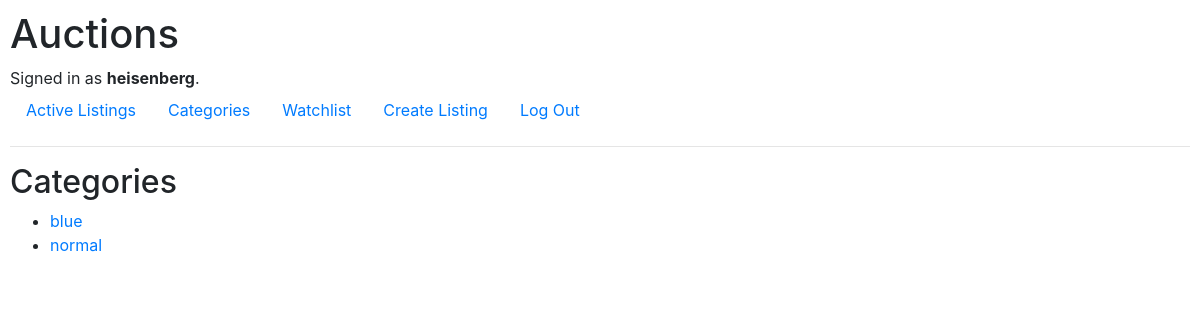
The page /categories (signed in) on the database its author committed.
### auctions/models.py (models this page shows)
class User(AbstractUser):
    pass

class Category(models.Model):
    categoryName = models.CharField(max_length=30)
    def __str__(self):
        return self.categoryName
    class Meta:
        verbose_name_plural = 'Categories'

### auctions/views.py (the view)
# urls.py: path("categories", views.view_categories, name="categories"),
def view_categories(request):
    return render(request, "auctions/categories.html", {
        "category": all_categories
    })

### auctions/templates/auctions/categories.html
{% extends "auctions/layout.html" %}
{% block body %}
    <h2>Categories</h2>
    <ul>
        {% for cat in category %}
            <li>
                <a href="{% url 'category' title=cat %}">{{ cat }}</a>
            </li>
        {% endfor %}
    </ul>
{% endblock %}

### auctions/templates/auctions/layout.html (shortened to what this page needs)
{% load static %}
<!DOCTYPE html>
<html lang="en">
    <head>
        <link rel="stylesheet" href="https://stackpath.bootstrapcdn.com/bootstrap/4.4.1/css/bootstrap.min.css">
        <link href="{% static 'auctions/styles.css' %}" rel="stylesheet">
    </head>
    <body>
        <h1>Auctions</h1>
        <div>
            {% if user.is_authenticated %}
                Signed in as <strong>{{ user.username }}</strong>.
            {% else %}
                Not signed in.
            {% endif %}
        </div>
        <ul class="nav">
            <li class="nav-item">
                <a class="nav-link" href="{% url 'index' %}">Active Listings</a>
            </li>
            <li class="nav-item">
                <a class="nav-link" href="{% url 'categories' %}">Categories</a>
            {% if user.is_authenticated %}
                </li>
                <li class="nav-item">
                    <a class="nav-link" href="{% url 'watchlist' %}">Watchlist</a>
                </li>
                <li class="nav-item">
                    <a class="nav-link" href="{% url 'create' %}">Create Listing</a>
                </li>
                <li class="nav-item">
                    <a class="nav-link" href="{% url 'logout' %}">Log Out</a>
                </li>
            {% endif %}
        </ul>
        <hr>
        {% block body %}
        {% endblock %}
    </body>
</html>

### auctions/static/auctions/styles.css (style rules this page uses)
body { padding: 10px; }

### rows shown on the page
User: username "heisenberg"
Category: categoryName "blue"
Category: categoryName "normal"
